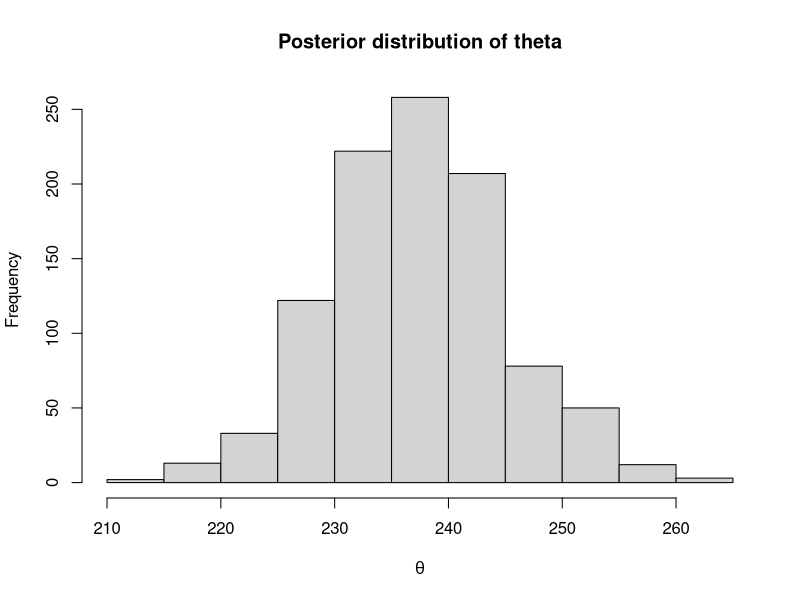
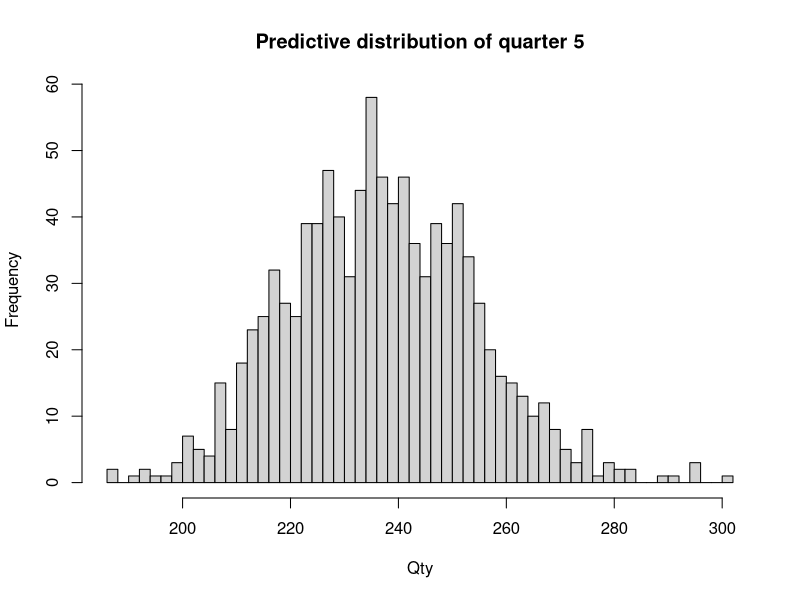
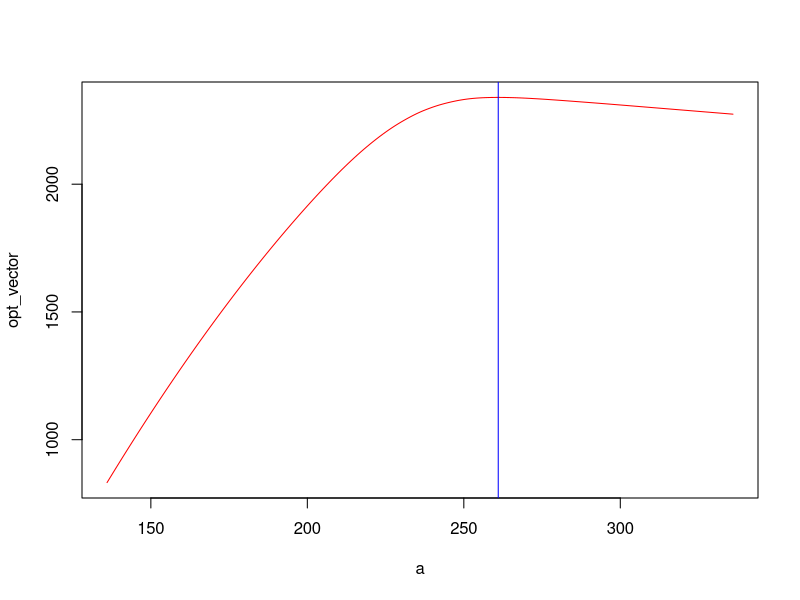

R code for these plots, in order:
## a) Simulate 1000 draws from the posterior distrib of theta using conjugate prior for theta with mean 250
## and std = 50. Poisson likelihood. 

data=c(220,323,174,229)
alpha=25
beta=0.1
n=length(data)

logPriorGamma = function(theta, alpha, beta) {
  return(dgamma(theta, 50, beta, log=TRUE))
}

logLike = function(data, theta) {
  n=length(data)
  first=sum(data)*log(theta)
  second=theta*n
  third=0
  for (i in data) {
    for (j in 1:i) {
      third=third+log(j)
    }
  }
  return(first-second-third)
}

logPosterior = function(data, theta, alpha, beta) {
  prior=logPriorGamma(theta, alpha, beta)
  likelihood=logLike(data, theta)
  return(likelihood + prior)
}

# Conjugate prior for poisson is Gamma(alpha, beta), we know that posterior is Gamma(alpha + sum(data), beta+n)
post_draws=rgamma(1000, alpha+sum(data), beta+n)
hist(post_draws, main="Posterior distribution of theta", xlab=expression(theta))

## b) Simulate 1000 draws from the predictive distrib of next quarter's demand, X5, and plot the draws
## in histogram. 

q5=rpois(1000, post_draws)
hist(q5, breaks=50, main="Predictive distribution of quarter 5", xlab="Qty")
sum(q5<=200)/1000

## c) 


utility <- function(a,X5){
  util = rep(0,length(X5))
  util[X5<=a] = 10*X5[X5<=a]-(a-X5[X5<=a])
  util[X5>a] = 10*a-0.05*(X5[X5>a]-a)^2
  return(util)
}

mean(q5)
a=seq(136,336,1)
results = matrix(0,length(q5),length(a))
count=1
nameVec=rep(0,length(a))
for (i in a) {
  results[,count]=utility(i,q5)
  nameVec[count]=as.character(i)
  count=count+1
}
opt_vector=matrix(0,1,length(a))
for (i in 1:length(a)) {
  opt_vector[i]=mean(results[,i])
}
colnames(opt_vector)=nameVec
opt_decision=as.numeric(opt_vector[,which(opt_vector==max(opt_vector))])
names(opt_vector[,which(opt_vector==max(opt_vector))])
plot(a, opt_vector, type="l", lwd=1, col="red")
abline(v=as.numeric(names(opt_vector[,which(opt_vector==max(opt_vector))])), col="blue")

